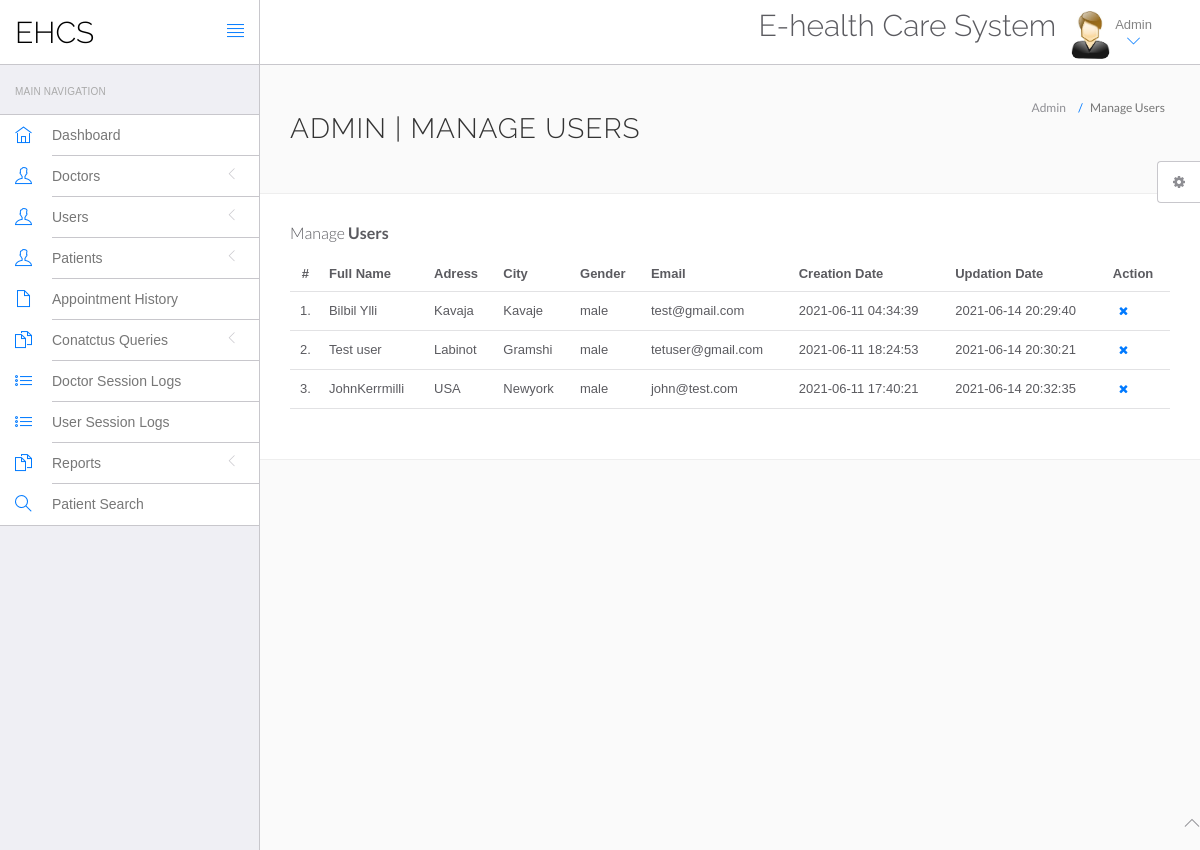
Page /EHCS/hms/admin/manage-users.php (signed in) on the committed database.
### tables this page shows
CREATE TABLE `users` (
  `id` int(11) NOT NULL,
  `fullName` varchar(255) DEFAULT NULL,
  `address` longtext DEFAULT NULL,
  `city` varchar(255) DEFAULT NULL,
  `gender` varchar(255) DEFAULT NULL,
  `email` varchar(255) DEFAULT NULL,
  `password` varchar(255) DEFAULT NULL,
  `regDate` timestamp NULL DEFAULT current_timestamp(),
  `updationDate` timestamp NULL DEFAULT NULL ON UPDATE current_timestamp()
);

### EHCS/hms/admin/manage-users.php (the view, shortened to what this page needs)
<?php
include('include/config.php');
?>
<!DOCTYPE html>
<html lang="en">
	<head>
		<link rel="stylesheet" href="vendor/bootstrap/css/bootstrap.min.css">
		<link rel="stylesheet" href="vendor/fontawesome/css/font-awesome.min.css">
		<link rel="stylesheet" href="vendor/themify-icons/themify-icons.min.css">
		<link href="vendor/animate.css/animate.min.css" rel="stylesheet" media="screen">
		<link href="vendor/perfect-scrollbar/perfect-scrollbar.min.css" rel="stylesheet" media="screen">
		<link href="vendor/switchery/switchery.min.css" rel="stylesheet" media="screen">
		<link href="vendor/bootstrap-touchspin/jquery.bootstrap-touchspin.min.css" rel="stylesheet" media="screen">
		<link href="vendor/select2/select2.min.css" rel="stylesheet" media="screen">
		<link href="vendor/bootstrap-datepicker/bootstrap-datepicker3.standalone.min.css" rel="stylesheet" media="screen">
		<link href="vendor/bootstrap-timepicker/bootstrap-timepicker.min.css" rel="stylesheet" media="screen">
		<link rel="stylesheet" href="assets/css/styles.css">
		<link rel="stylesheet" href="assets/css/plugins.css">
		<link rel="stylesheet" href="assets/css/themes/theme-1.css" id="skin_color" />
	</head>
	<body>
		<div id="app">
<?php include('include/sidebar.php');?>
			<div class="app-content">
						<?php include('include/header.php');?>
				<div class="main-content" >
					<div class="wrap-content container" id="container">
						<section id="page-title">
							<div class="row">
								<div class="col-sm-8">
									<h1 class="mainTitle">Admin | Manage Users</h1>
																	</div>
								<ol class="breadcrumb">
									<li>
										<span>Admin</span>
									</li>
									<li class="active">
										<span>Manage Users</span>
									</li>
								</ol>
							</div>
						</section>
						<div class="container-fluid container-fullw bg-white">
									<div class="row">
								<div class="col-md-12">
									<h5 class="over-title margin-bottom-15">Manage <span class="text-bold">Users</span></h5>
									<table class="table table-hover" id="sample-table-1">
										<thead>
											<tr>
												<th class="center">#</th>
												<th>Full Name</th>
												<th class="hidden-xs">Adress</th>
												<th>City</th>
												<th>Gender </th>
												<th>Email </th>
												<th>Creation Date </th>
												<th>Updation Date </th>
												<th>Action</th>
											</tr>
										</thead>
										<tbody>
<?php
$sql=mysqli_query($con,"select * from users");
$cnt=1;
while($row=mysqli_fetch_array($sql))
{
?>
											<tr>
												<td class="center"><?php echo $cnt;?>.</td>
												<td class="hidden-xs"><?php echo $row['fullName'];?></td>
												<td><?php echo $row['address'];?></td>
												<td><?php echo $row['city'];?>
												</td>
												<td><?php echo $row['gender'];?></td>
												<td><?php echo $row['email'];?></td>
												<td><?php echo $row['regDate'];?></td>
												<td><?php echo $row['updationDate'];?>
												</td>
												<td >
												<div class="visible-md visible-lg hidden-sm hidden-xs">
	<a href="manage-users.php?id=<?php echo $row['id']?>&del=delete" onClick="return confirm('Are you sure you want to delete?')"class="btn btn-transparent btn-xs tooltips" tooltip-placement="top" tooltip="Remove"><i class="fa fa-times fa fa-white"></i></a>
												</div>
												</td>
											</tr>
											<?php
$cnt=$cnt+1;
											 }?>
										</tbody>
									</table>
								</div>
							</div>
								</div>
							</div>
						</div>
					</div>
				</div>
	<?php include('include/footer.php');?>
	<?php include('include/setting.php');?>
	</body>
</html>

### EHCS/hms/admin/assets/css/themes/theme-1.css (style rules this page uses)
body { background: #FAFAFA; }

### rows in the picture
users: fullName "Bilbil Ylli", address "Kavaja", city "Kavaje", gender "male", email "test@gmail.com", regDate "2021-06-11 04:34:39", updationDate "2021-06-14 20:29:40"
users: fullName "Test user", address "Labinot", city "Gramshi", gender "male", email "tetuser@gmail.com", regDate "2021-06-11 18:24:53", updationDate "2021-06-14 20:30:21"
users: fullName "JohnKerrmilli", address "USA", city "Newyork", gender "male", email "john@test.com", regDate "2021-06-11 17:40:21", updationDate "2021-06-14 20:32:35"
